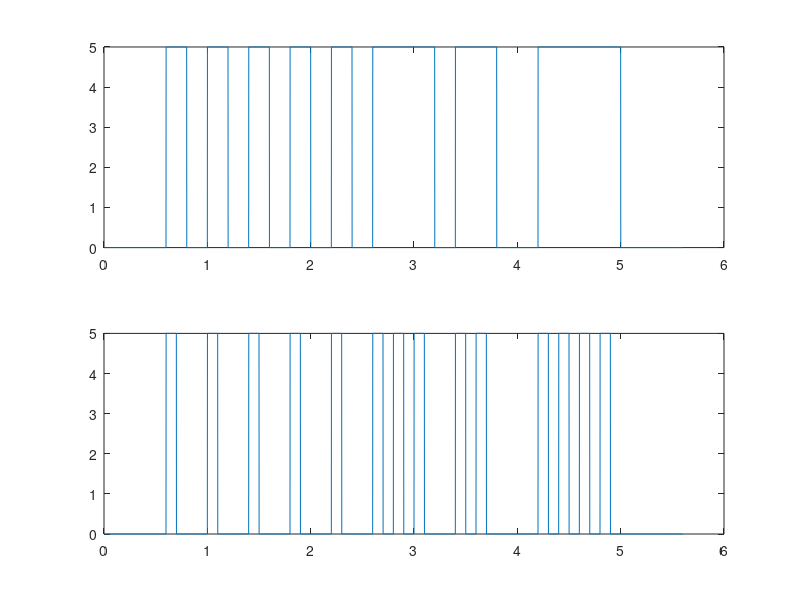

Write the MATLAB code that produced this figure.
function main_uni_polar()
x = [0 0 0 1 0 1 0 1 0 1 0 1 0 1 1 1 0 1 1 0 0 1 1 1 1 0 0 0];

Bit_rate = 5;
Samples_per_bit_time = 200;
Total_time = length(x)/Bit_rate;
Bit_time = 1/Bit_rate;
Tb = Bit_time;
t = Tb/Samples_per_bit_time:Tb/Samples_per_bit_time:Total_time;

pulse_NRZ = uni_polar_NRZ(x, Samples_per_bit_time, Bit_rate);
pulse_RZ = uni_polar_RZ(x, Samples_per_bit_time, Bit_rate);
subplot(2,1,1)
plot(t, pulse_NRZ);
subplot(2,1,2)
plot(t, pulse_RZ);

end

function pulse = uni_polar_NRZ(x, Samples_per_bit_time, Bit_rate)
Total_time = length(x)/Bit_rate;
Bit_time = 1/Bit_rate;
Tb = Bit_time;
t = Tb/Samples_per_bit_time:Tb/Samples_per_bit_time:Total_time;
pulse = zeros(1, (length(x)*Samples_per_bit_time));
i = 1;
for k = 1:Samples_per_bit_time:length(x)*Samples_per_bit_time
    if (x(i) == 1)
        pulse(k: k + Samples_per_bit_time - 1) = 5;
    else
        pulse(k: k + Samples_per_bit_time - 1) = 0;
    end
    i = i + 1;
end
end


function pulse = uni_polar_RZ(x, Samples_per_bit_time, Bit_rate)
Total_time = length(x)/Bit_rate;
Bit_time = 1/Bit_rate;
Tb = Bit_time;
t = Tb/Samples_per_bit_time:Tb/Samples_per_bit_time:Total_time;
pulse = zeros(1, (length(x)*Samples_per_bit_time));
i = 1;
for k = 1:Samples_per_bit_time:length(x)*Samples_per_bit_time
    if (x(i) == 1)
        pulse(k: k + (Samples_per_bit_time - 1)/2) = 5;
        pulse( k + (Samples_per_bit_time - 1)/2: k + Samples_per_bit_time - 1) = 0;
    end
    i = i + 1;
end
end
